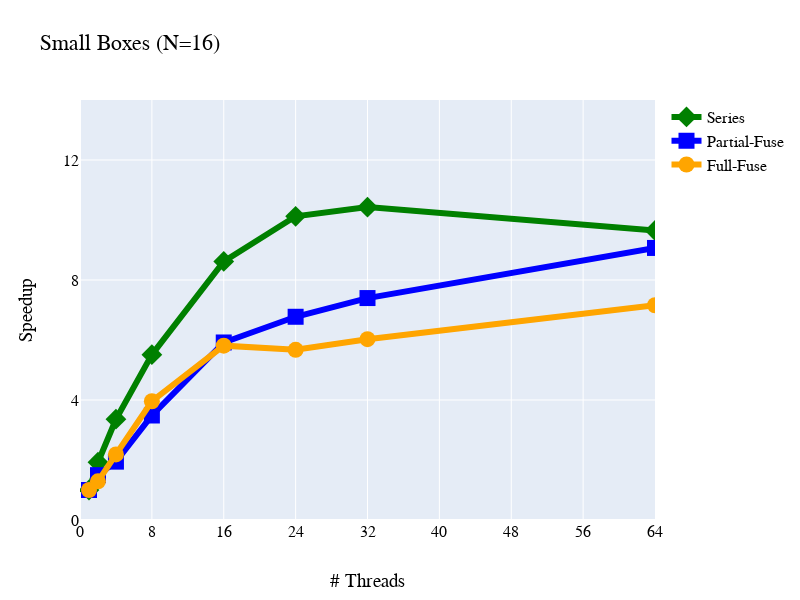

The cell this chart's notebook holds for it:
### Code cell
import pandas as pd
import plotly.offline as py
import plotly.graph_objs as go

%matplotlib inline

py.init_notebook_mode(connected=True)

df = pd.read_csv('/home/edavis/Work/proto/data/euler_py.csv')

nthreads = df['nthreads'].unique()
fuse_types = df['fuse_type'].unique()
par_type = 'Hybrid'
bsize = 'Small'
ncells = 16
sub = df.loc[df['par_type'] == par_type]
sub = sub.loc[sub['ncells'] == ncells]
symbols = ['diamond', 'square', 'circle']
colors = ['green', 'blue', 'orange']
xcol = 'nthreads'
ycol = 'speedup'
msize = 16
lsize = 6
fname = 'Arial'
fcolor = 'black'
fsize = 16
dashes = ''
#print(fuse_types)

data = []
nseries = len(fuse_types)
if (nseries > len(symbols)):
    nseries = len(symbols)
for j in range(nseries):
    ser = sub.loc[sub['fuse_type'] == fuse_types[j]]

    # Create a trace
    trace = go.Scatter(
        x=ser[xcol],
        y=ser[ycol],
        name=fuse_types[j],
        marker=dict(
            symbol=symbols[j],
            size=msize
        ),
        mode='lines+markers',
        line=dict(
            color=colors[j],
            width=lsize,
            #dash=dashes
        )
    )

    data.append(trace)

legendpos = (0.6, 1.0)

# Edit the layout
layout = dict(
    font=dict(family=fname, size=fsize, color=fcolor),
    #title='Box Parallelism (N=%d)' % ncells, #'Thread Scalability',
    title='%s Boxes (N=%d)' % (bsize, ncells),
    #legend=dict(x=legendpos[0], y=legendpos[1]),
    #margin=go.Margin(l=100),
    xaxis=dict(
        title='# Threads',
        #type='log',
        #autorange=True,
        range=[0, 64],
        dtick=8
    ),
    yaxis=dict(
        title='Speedup',
        #title='Time Reduction (s)',
        #type='log',
        #autorange=True,
        dtick=4,
        #range=[-0.8,0.8],
        range=[0, 14],
        tickprefix='   ',
        #tickfont=dict(
        #    family=fname,
        #    size=fsize),
        #titlefont=dict(
        #    family=fname,
        #    size=fsize)
    ),
    width=800,
    height=600
)

fig = go.Figure(data=data, layout=layout)
py.iplot(fig, filename='euler_scaling')

### Figure 1 — Plotly figure (JSON) as saved in the notebook; plotly's stock layout.template omitted (floating-point values rounded to 4 significant figures)
{"data": [{"line": {"color": "green", "width": 6}, "marker": {"size": 16, "symbol": "diamond"}, "mode": "lines+markers", "name": "Series", "type": "scatter", "x": [1, 2, 4, 8, 16, 24, 32, 64], "y": [1, 1.925, 3.359, 5.512, 8.62, 10.12, 10.43, 9.65]}, {"line": {"color": "blue", "width": 6}, "marker": {"size": 16, "symbol": "square"}, "mode": "lines+markers", "name": "Partial-Fuse", "type": "scatter", "x": [1, 2, 4, 8, 16, 24, 32, 64], "y": [1, 1.495, 1.945, 3.483, 5.917, 6.774, 7.398, 9.068]}, {"line": {"color": "orange", "width": 6}, "marker": {"size": 16, "symbol": "circle"}, "mode": "lines+markers", "name": "Full-Fuse", "type": "scatter", "x": [1, 2, 4, 8, 16, 24, 32, 64], "y": [1, 1.288, 2.185, 3.959, 5.812, 5.673, 6.027, 7.159]}], "layout": {"font": {"color": "black", "family": "Arial", "size": 16}, "height": 600, "title": {"text": "Small Boxes (N=16)"}, "width": 800, "xaxis": {"dtick": 8, "range": [0, 64], "title": {"text": "# Threads"}}, "yaxis": {"dtick": 4, "range": [0, 14], "tickprefix": "   ", "title": {"text": "Speedup"}}}}
